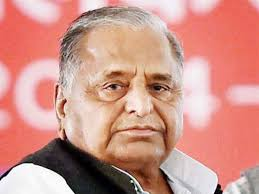
#> input picture Dataset/mulayam.jpeg, 259 x 194 px
$ python getEdges.py mulayam.jpeg
#> lines starting #> are read from the running program, lines starting #| are printed output that depends on the picture
import cv2
import numpy as np
from matplotlib import pyplot as plt
import sys

img = cv2.imread(sys.argv[1],0)
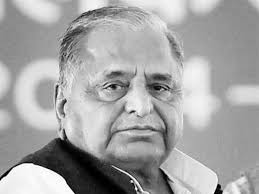
#> img: shape (194, 259); min 0, max 255, mean 164.7
edges = cv2.Canny(img,100,200)
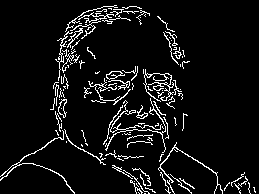
#> edges: shape (194, 259); 6.8% white in thin lines or dots

plt.subplot(122),plt.imshow(edges,cmap = 'binary')
plt.title('Edge Image'), plt.xticks([]), plt.yticks([])

plt.show()
